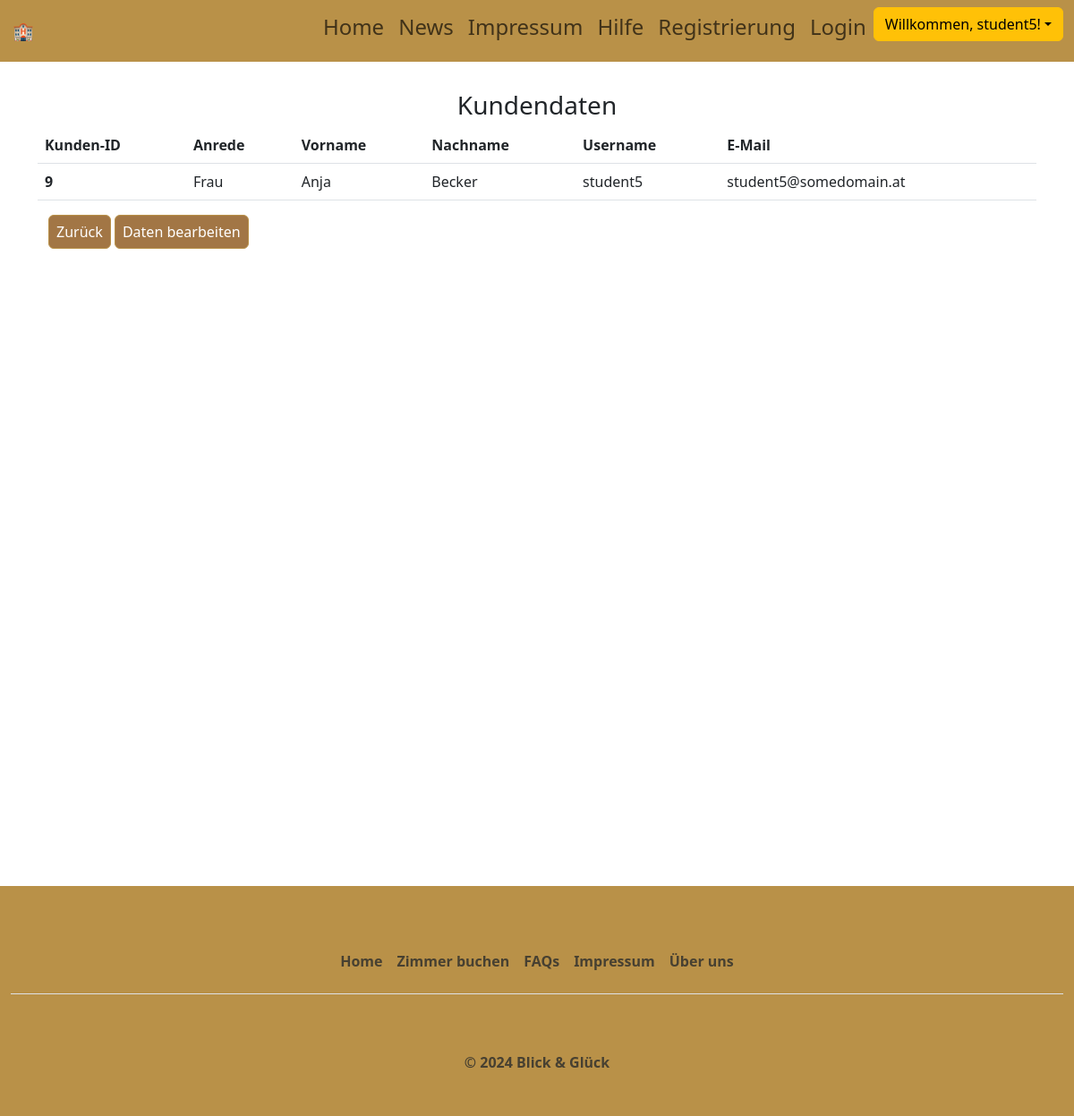
Screenshot of /include/site_profil.php (signed in) with the database file from the repository.
### tables this page shows
CREATE TABLE `users` (
  `user_id` int(11) NOT NULL,
  `username` varchar(50) NOT NULL,
  `password` varchar(260) NOT NULL,
  `useremail` varchar(100) NOT NULL,
  `role` enum('user','admin','anonym') NOT NULL DEFAULT 'anonym',
  `created_at` timestamp NOT NULL DEFAULT current_timestamp(),
  `anrede` enum('Herr','Frau') DEFAULT 'Herr',
  `vorname` varchar(50) NOT NULL,
  `nachname` varchar(50) NOT NULL,
  `status` enum('active','inactive') DEFAULT 'active',
  `updated_at` timestamp NOT NULL DEFAULT current_timestamp() ON UPDATE current_timestamp()
);

### include/site_profil.php (the view, shortened to what this page needs)
<?php
include('header.php');
require_once '../config/dbaccess.php';
$username = $_SESSION['username'] ?? null;
$sql="SELECT user_id, anrede, vorname, nachname, username, useremail AS email, password AS passwort
      FROM users WHERE username = ?";
$stmt=$db_obj->prepare($sql);
$stmt->bind_param("s", $username);
$stmt->execute();
$result=$stmt->get_result();
if($result->num_rows > 0){
  $kundendaten=$result->fetch_assoc();
} else {die ("Es liegt keine Daten für Sie vor.");}
?>
    <div class="container">
      <h3 class="text-center mt-3 pt-3">Kundendaten</h3>
    </div>
    <div class="container vh-100">
      <table class="table">
        <thead>
          <tr>
            <th scope="col">Kunden-ID </th>
            <th scope="col">Anrede</th>
            <th scope="col">Vorname</th>
            <th scope="col">Nachname</th>
            <th scope="col">Username</th>
            <th scope="col">E-Mail</th>
          </tr>
        </thead>
        <tbody>
          <tr>
            <th scope="row"><?php echo htmlspecialchars($kundendaten['user_id']); ?></th>
            <td><?php echo htmlspecialchars($kundendaten['anrede']); ?></td>
            <td><?php echo htmlspecialchars($kundendaten['vorname']); ?></td>
            <td><?php echo htmlspecialchars($kundendaten['nachname']); ?></td>
            <td><?php echo htmlspecialchars($kundendaten['username']); ?></td>
            <td><?php echo htmlspecialchars($kundendaten['email']); ?></td>
          </tr>
        </tbody>
      </table>
      <div class="container-fluid">
        <a href="site_dashboard.php" class="btn btn-primary px-2">Zurück</a></button>
        <a href="site_profilverwaltung.php" class="btn btn-primary px-2">Daten bearbeiten</a></button>
    </div>
  </div>
<?php include('footer.php'); ?>

### res/css/styles.css (style rules this page uses)
* { box-sizing: border-box; }
:root { --bs-blue: #0d6efd; --bs-indigo: #6610f2; --bs-purple: #6f42c1; --bs-pink: #d63384; --bs-red: #dc3545; --bs-orange: #fd7e14; --bs-yellow: #ffc107; --bs-gold:#b99446; --bs-brown:#a27645; --bs-green: #198754; --bs-teal: #20c997; --bs-cyan: #0dcaf0; --bs-white: #fff; --bs-gray: #a8a9ab; --bs-gray-dark: #343a40; --bs-primary: #b99148; --bs-secondary: #6c757d; --bs-success: #875919; --bs-info: #0dcaf0; --bs-warning: #e77a14; --bs-danger: #850b17; --bs-light: #f8f9fa; --bs-dark: #212529; --bs-font-sans-serif: system-ui, -apple-system, "Segoe UI", Roboto, "Helvetica Neue", Arial, "Noto Sans", "Liberation Sans", sans-serif, "Apple Color Emoji", "Segoe UI Emoji", "Segoe UI Symbol", "Noto Color Emoji"; --bs-font-monospace: SFMono-Regular, Menlo, Monaco, Consolas, "Liberation Mono", "Courier New", monospace; --bs-gradient: linear-gradient(180deg, rgba(255, 255, 255, 0.15), rgba(255, 255, 255, 0)); }
.btn-primary { color: #fff; background-color: var(--bs-brown); border-color: var(--bs-primary); }
body, html { margin: 0; padding: 0; width: 100%; height: 100%; font-family: var(--bs-font-sans-serif); }

### rows the page displays
users: user_id "9", anrede "Frau", vorname "Anja", nachname "Becker", username "student5", useremail "student5@somedomain.at"

### other values shown
$_SESSION['username'] "student5"
